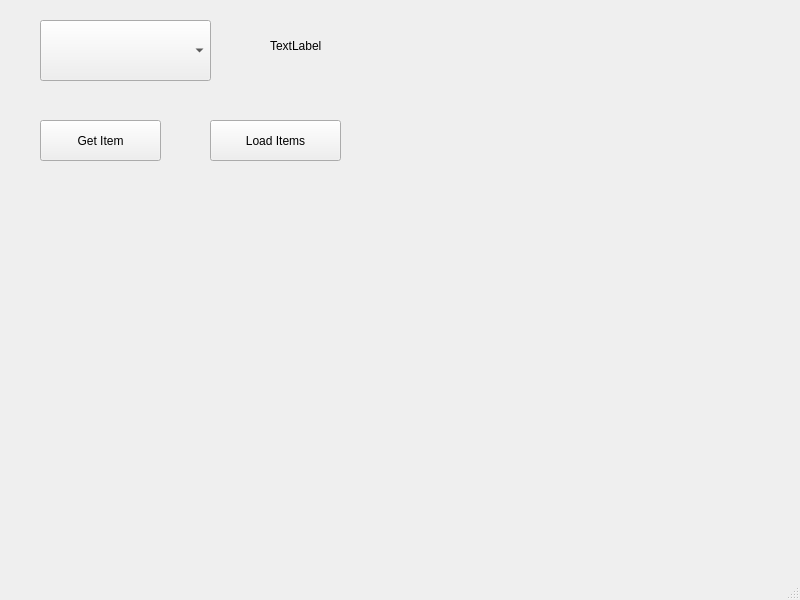
<?xml version="1.0" encoding="UTF-8"?>
<ui version="4.0">
 <class>MainWindow</class>
 <widget class="QMainWindow" name="MainWindow">
  <property name="geometry">
   <rect>
    <x>0</x>
    <y>0</y>
    <width>800</width>
    <height>600</height>
   </rect>
  </property>
  <property name="windowTitle">
   <string>MainWindow</string>
  </property>
  <widget class="QWidget" name="centralwidget">
   <widget class="QComboBox" name="cbSehirler">
    <property name="geometry">
     <rect>
      <x>40</x>
      <y>20</y>
      <width>171</width>
      <height>61</height>
     </rect>
    </property>
   </widget>
   <widget class="QPushButton" name="BtnGetItem">
    <property name="geometry">
     <rect>
      <x>40</x>
      <y>120</y>
      <width>121</width>
      <height>41</height>
     </rect>
    </property>
    <property name="text">
     <string>Get Item</string>
    </property>
   </widget>
   <widget class="QPushButton" name="BtnLoadItems">
    <property name="geometry">
     <rect>
      <x>210</x>
      <y>120</y>
      <width>131</width>
      <height>41</height>
     </rect>
    </property>
    <property name="text">
     <string>Load Items</string>
    </property>
   </widget>
   <widget class="QLabel" name="lblResult">
    <property name="geometry">
     <rect>
      <x>270</x>
      <y>20</y>
      <width>131</width>
      <height>51</height>
     </rect>
    </property>
    <property name="text">
     <string>TextLabel</string>
    </property>
   </widget>
  </widget>
  <widget class="QMenuBar" name="menubar">
   <property name="geometry">
    <rect>
     <x>0</x>
     <y>0</y>
     <width>800</width>
     <height>21</height>
    </rect>
   </property>
  </widget>
  <widget class="QStatusBar" name="statusbar"/>
 </widget>
 <resources/>
 <connections/>
</ui>
